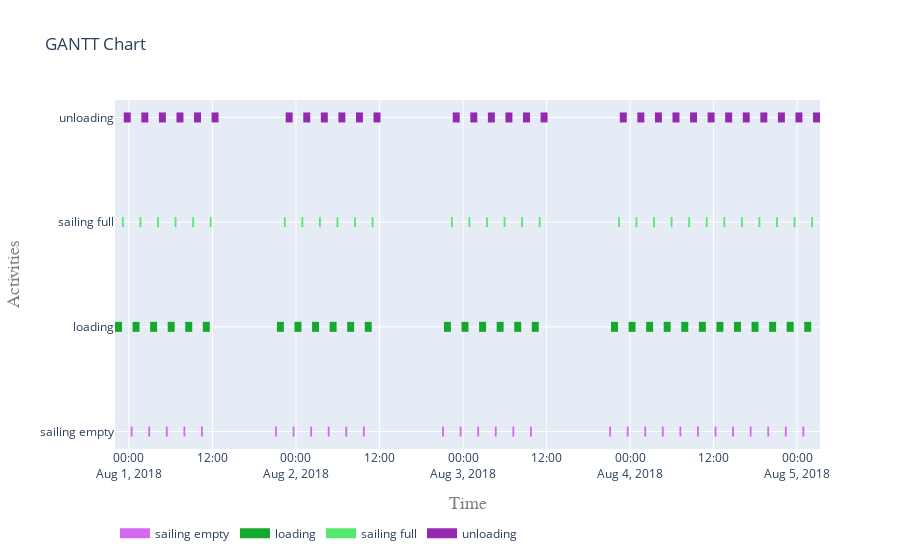

Notebook code for this chart:
### Markdown cell above
**_Some observations:_**
* For some reason loading appears to start 2 hours before the simulation starting time \[bug?\]
* The moving criterion states that sailing can only commence when Minimum depth is at minimum 1 m for a window of at least 3600 seconds. We see indeed that the plugin introduces waiting when water levels are too low. But it seems that at the end it missed one limiting depth window.

### Code cell
plot.get_gantt_chart(sub_processes)

### Figure 1 — Plotly figure (JSON) as saved in the notebook; plotly's stock layout.template omitted (floating-point values rounded to 4 significant figures; data arrays with more than 128 entries replaced by an {"elided": "..."} marker saying what was removed)
{"data": [{"connectgaps": false, "hoverinfo": "y+name", "line": {"color": "rgb(212,104,238)", "width": 10}, "mode": "lines", "name": "sailing empty", "type": "scatter", "x": {"elided": "150 str values"}, "y": {"elided": "150 str values"}}, {"connectgaps": false, "hoverinfo": "y+name", "line": {"color": "rgb(20,168,46)", "width": 10}, "mode": "lines", "name": "loading", "type": "scatter", "x": {"elided": "150 str values"}, "y": {"elided": "150 str values"}}, {"connectgaps": false, "hoverinfo": "y+name", "line": {"color": "rgb(84,232,110)", "width": 10}, "mode": "lines", "name": "sailing full", "type": "scatter", "x": {"elided": "150 str values"}, "y": {"elided": "150 str values"}}, {"connectgaps": false, "hoverinfo": "y+name", "line": {"color": "rgb(148,40,174)", "width": 10}, "mode": "lines", "name": "unloading", "type": "scatter", "x": {"elided": "150 str values"}, "y": {"elided": "150 str values"}}], "layout": {"hovermode": "closest", "legend": {"orientation": "h", "x": 0, "y": -0.2}, "title": {"text": "GANTT Chart"}, "xaxis": {"range": ["2018-07-31T22:00:00", "2018-08-05T03:17:07.790188"], "title": {"font": {"color": "#7f7f7f", "family": "Courier New, monospace", "size": 18}, "text": "Time"}}, "yaxis": {"title": {"font": {"color": "#7f7f7f", "family": "Courier New, monospace", "size": 18}, "text": "Activities"}}}}
